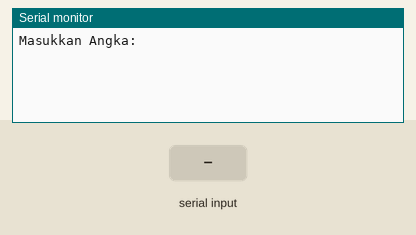
This sketch was run on a simulated Arduino Uno, built with avr-gcc and run on an emulated ATmega328P. On the bench: the last lines printed to the serial monitor. The inputs (shaded band) are chosen by the test bench.

Above: at 1.2 s.
1.3 s: "90,45\n" received over Serial
At 3.5 s:
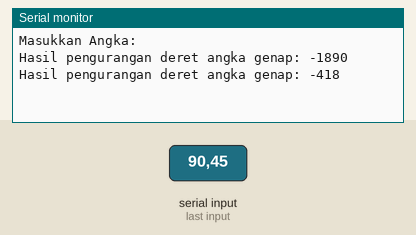
3.8 s: "30,150\n" received over Serial
At 5.4 s:
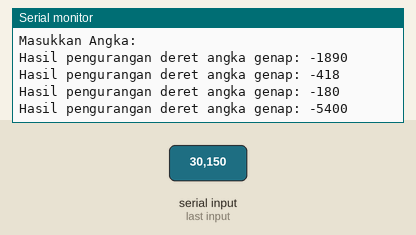
Timing chart, 0 to 6.9 s (numbered marks = the images above; inputs shaded):
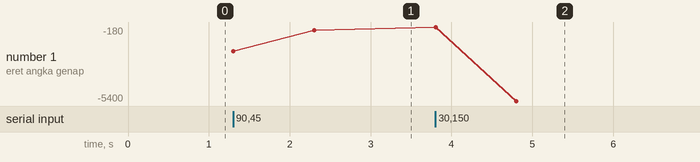

The sketch:

Soal-6.ino
```cpp
int number, deretKurangGenap;

void setup() {
  Serial.begin(9600);
  Serial.println("Masukkan Angka: ");
}

void loop() {
  if(Serial.available() > 1) {
    number = Serial.parseInt();
    deretKurangGenap = 0;

    for(int i = number; i > 0; i--){
      if(i % 2 == 0) {
        deretKurangGenap = (deretKurangGenap == 0) ? i : deretKurangGenap - i;
      }
    }

    Serial.print("Hasil pengurangan deret angka genap: ");
    Serial.println(deretKurangGenap);
    delay(1000);
  }
}
```

Measured:
- after the input at 1.3 s, the serial monitor: prints a new line at once (image 1)
- after the input at 3.8 s, the serial monitor: prints a new line at once (image 2)
- plotted number 1: -418 → -5400 after the input at 3.8 s
